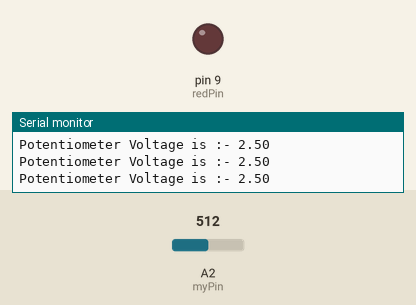
Simulated run of this sketch. Board: Arduino Uno, built with avr-gcc and run on an emulated ATmega328P. On the bench: output pins drawn as LEDs (lit = HIGH), the last lines printed to the serial monitor. The inputs (shaded band) are chosen by the test bench; at power-on: A2 (myPin) = 512.

Above: at 1.3 s.
1.4 s: A2 (myPin) set to 809
2.9 s: A2 (myPin) set to 836
At 4.2 s:
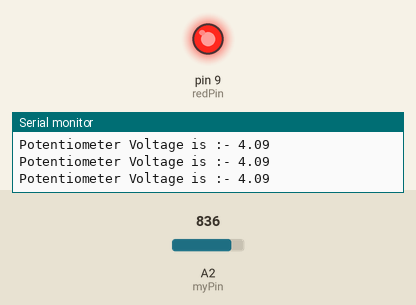
4.5 s: A2 (myPin) set to 716
At 5.4 s:
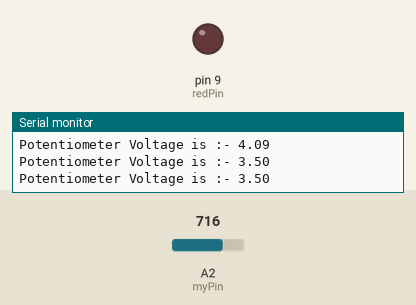
6.0 s: A2 (myPin) set to 900
At 6.6 s:
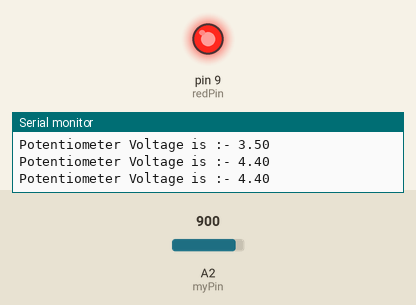
Timing chart, 0 to 8.5 s (numbered marks = the images above; inputs shaded):
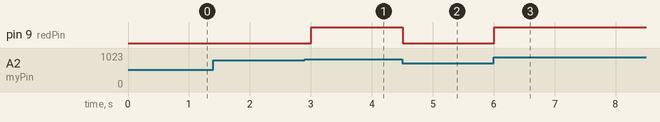

Measured:
- the behaviour switches between 818 and 819 on A2 (myPin) (found by bisection; images 0 and 1)
- after the input at 2.9 s, pin 9 (redPin): LOW → HIGH after 0.11 s
- after the input at 4.5 s, pin 9 (redPin): HIGH → LOW at once
- after the input at 6.0 s, pin 9 (redPin): LOW → HIGH at once

The sketch:

Potentiometer_with_if_else_and_LED.ino
```cpp
int myPin=A2;
int readVal;
float V2;
int dt=500;
int redPin=9;

void setup() {
  // put your setup code here, to run once:
  Serial.begin(9600);
  pinMode(myPin,INPUT);
  pinMode(redPin,OUTPUT);
}

void loop() {
  // put your main code here, to run repeatedly:
  readVal=analogRead(myPin);
  V2=(5./1023.)*readVal;
  Serial.print("Potentiometer Voltage is :- ");
  Serial.println(V2);
  if (V2>=4.00)
  {
    digitalWrite(redPin,HIGH);
  }
  if (V2<4.00)
  {
    digitalWrite(redPin,LOW);
  }
  delay(dt);
}
```
